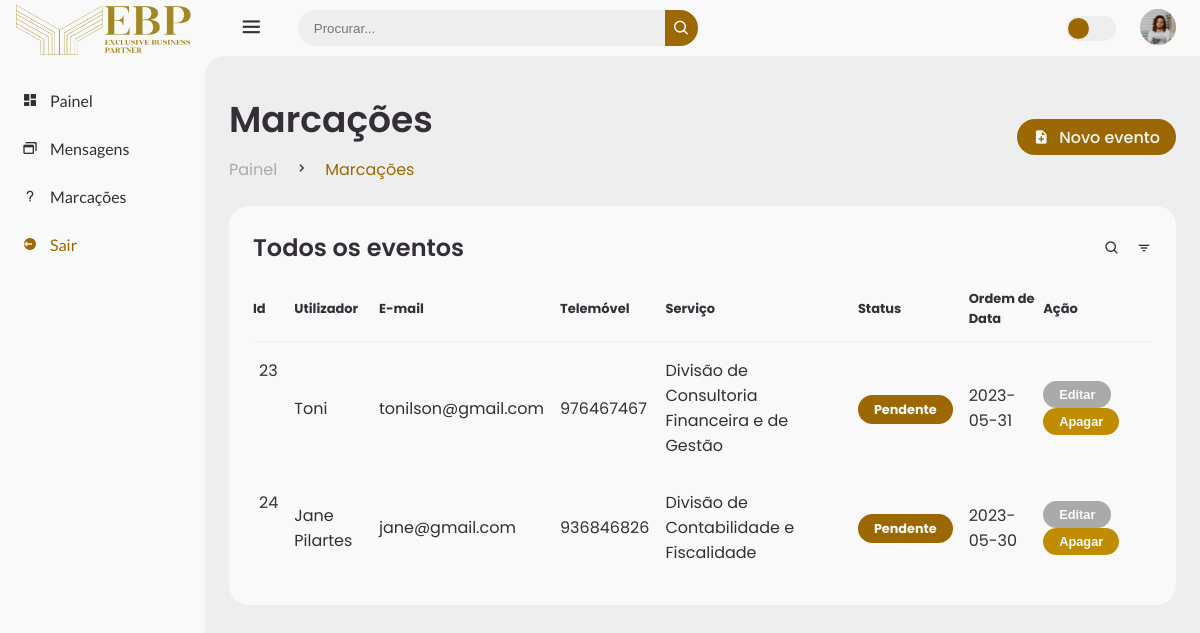
The app's page /admin/marcacoes.php with its own data.
### tables this page shows
CREATE TABLE `scheduling` (
  `id` int(11) NOT NULL,
  `name_user` varchar(255) NOT NULL,
  `email_user` varchar(255) NOT NULL,
  `phone_user` varchar(255) NOT NULL,
  `servico` varchar(255) NOT NULL,
  `estado` varchar(250) NOT NULL,
  `data_marcacao` varchar(255) NOT NULL
);

### admin/marcacoes.php (the view, shortened to what this page needs)
<?php
include "../database/conexao.php";
?>
<!DOCTYPE html>
<html lang="pt-br">
<head>
  <link href="https://unpkg.com/boxicons@2.0.9/css/boxicons.min.css" rel="stylesheet" />
  <link rel="stylesheet" href="src/css/style.css" />
</head>
<body>
  <section id="sidebar">
    <a href="index.php" class="brand">
      <img src="img/logo.png" style="width: 11rem" class="logo" alt="" />
    </a>
    <ul class="side-menu top">
      <li>
        <a href="index.php">
          <i class="bx bxs-dashboard"></i>
          <span class="text">Painel</span>
        </a>
      </li>
      <li>
        <a href="mensagens.php">
          <i class="bx bx-windows"></i>
          <span class="text">Mensagens</span>
        </a>
      </li>
      <li>
        <a href="marcacoes.php">
          <i class="bx bx-question-mark"></i>
          <span class="text">Marcações</span>
        </a>
      </li>
    </ul>
    <ul class="side-menu">
      <li>
        <a href="#" class="logout">
          <i class="bx bxs-log-out-circle"></i>
          <span class="text">Sair</span>
        </a>
      </li>
    </ul>
  </section>
  <section id="content">
    <nav>
      <i class="bx bx-menu"></i>
      <form action="#">
        <div class="form-input">
          <input type="search" placeholder="Procurar..." />
          <button type="submit" class="search-btn">
            <i class="bx bx-search"></i>
          </button>
        </div>
      </form>
      <label for="switch-mode" class="switch-mode"></label>
      <a href="#" class="profile">
        <img src="img/people.png" />
      </a>
    </nav>
    <main>
      <div class="head-title">
        <div class="left">
          <h1>Marcações</h1>
          <ul class="breadcrumb">
            <li>
              <a href="#">Painel</a>
            </li>
            <li><i class="bx bx-chevron-right"></i></li>
            <li>
              <a class="active" href="#">Marcações</a>
            </li>
          </ul>
        </div>
        <button class="btn-download" data-toggle="modal" data-target="#createModal">
          <i class="bx bxs-file-plus"></i>
          <span class="text">Novo evento</span>
        </button>
      </div>
      <div class="table-data">
        <div class="order">
          <div class="head">
            <h3>Todos os eventos</h3>
            <i class="bx bx-search"></i>
            <i class="bx bx-filter"></i>
          </div>
          <table>
            <thead>
              <tr>
                <th>Id</th>
                <th>Utilizador</th>
                <th>E-mail</th>
                <th>Telemóvel</th>
                <th>Serviço</th>
                <th>Status</th>
                <th>Ordem de Data</th>
                <th>Ação</th>
              </tr>
            </thead>
            <tbody>
              <?php
              $sql = "SELECT * FROM scheduling";
              $result = $conn->query($sql);
              if ($result->num_rows > 0) {
                while ($row = $result->fetch_assoc()) {
                  echo "<tr>";
                  echo "<td>" . $row["id"] . "</td>";
                  echo "<td>" . $row["name_user"] . "</td>";
                  echo "<td>" . $row["email_user"] . "</td>";
                  echo "<td>" . $row["phone_user"] . "</td>";
                  echo "<td>" . $row["servico"] . "</td>";
                  echo "<td> <span class='status completed'>" . $row["estado"] . "</span></td>";
                  echo "<td>" . $row["data_marcacao"] . "</td>";
                  echo "<td>";
                  echo "<button class='status edite'>Editar</button>";
                  echo "<button class='status delete' onclick=\"excluirRegistro(" . $row["id"] . ")\">Apagar</button>";
                  echo "</td>";
                  echo "</tr>";
                }
              } else {
                echo "<tr><td colspan='3'>Nenhum registro encontrado.</td></tr>";
              }
              ?>
            </tbody>
          </table>
        </div>
      </div>
    </main>
  </section>
</body>
</html>

### records on screen
scheduling: id "23", name_user "Toni", email_user "tonilson@gmail.com", phone_user "976467467", servico "Divisão de Consultoria Financeira e de Gestão", estado "Pendente", data_marcacao "2023-05-31"
scheduling: id "24", name_user "Jane Pilartes", email_user "jane@gmail.com", phone_user "936846826", servico "Divisão de Contabilidade e Fiscalidade", estado "Pendente", data_marcacao "2023-05-30"
